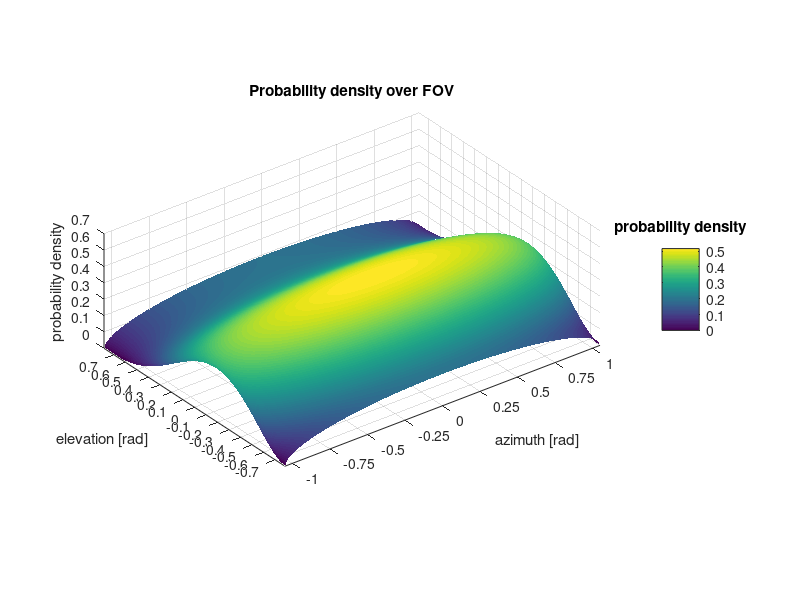

MATLAB code to generate this figure:
clear all;
[X,Y] = meshgrid(0:0.001:1);
azalpha = 1.5;
azbeta = 1.5;
elalpha = 4.2;
elbeta = 3;

x = betapdf(X, azbeta, azalpha);
y = betapdf(X, elbeta, elalpha);
z = (x + y')/2;

fov = [pi*(2/3), pi/2];

X = X*fov(1) - fov(1)/2;
Y = Y*fov(2) - fov(2)/2;
surf(X, Y, z/(fov(1)*fov(2)), 'EdgeColor', 'None')
daspect([1 1 1])
xlabel('azimuth [rad]')
ylabel('elevation [rad]')
zlabel('probability density')
title('Probability density over FOV')
hcb = colorbar;
colorTitleHandle = get(hcb, 'Title');
titleString = 'probability density';
set(colorTitleHandle ,'String', titleString);
xticks([-1:0.25:1])
xlim([-1.05, 1.05])
yticks(-0.8:0.1:0.8)
ylim([-0.786, 0.786])